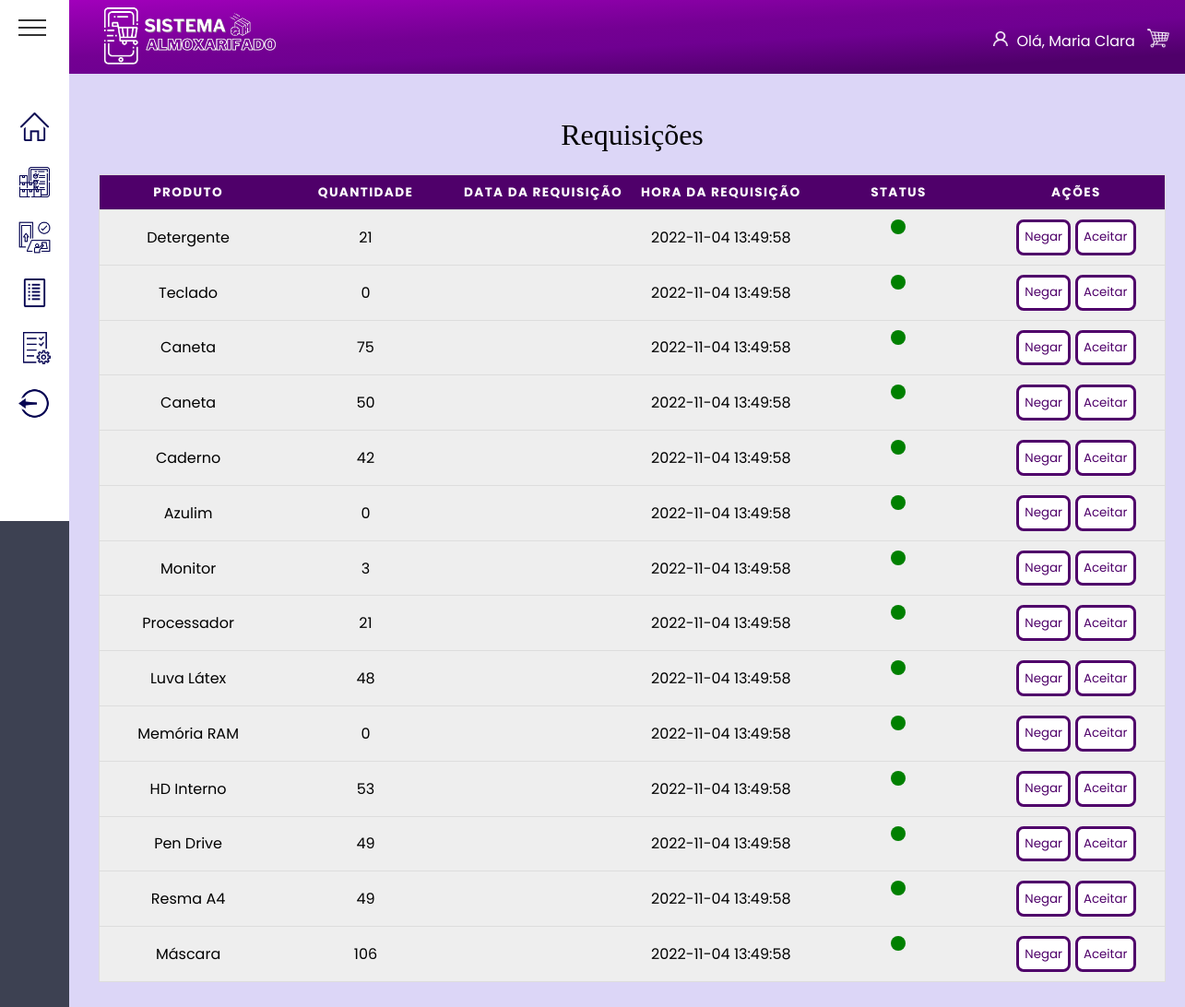
The app's page /View/Pages/Admin/requisicoes.php (signed in) with its own data.
### tables this page shows
create table produtoteste(
  nome_prod varchar (50),
  quantDisp integer,  
  id_categoria integer not null,
  id_disponibilidade integer not null,
  datacaworptura date,
  hora_cadastro TIMESTAMP DEFAULT CURRENT_TIMESTAMP,
  id_marca integer not null,  
  modeloProduto varchar(50),  
  precoProduto double,
  
  id_prod integer auto_increment primary key,
  
  foreign key (id_categoria) references categorias (id_categoria),
  foreign key (id_disponibilidade) references disponibilidade (id_disponibilidade)
);

### View/Pages/Admin/requisicoes.php (the view, shortened to what this page needs)
<?php
include_once dirname(__DIR__, 3) . '/banco.php';
?>
<!DOCTYPE html>
<html lang="pt-BR">
<head>
    <link rel="stylesheet" href="/final_php/assets/requisicoes.css">
    <link rel="stylesheet" href="/final_php/assets/template.css">
    <link rel="stylesheet" href="/final_php/assets/global.css">
</head>
<body>
    <?php include dirname(__DIR__, 3) . "/template/header.php"; ?>
    <?php include dirname(__DIR__, 3) . "/template/aside.php"; ?>
    <main class="main">
        <div class="container">
            <table>
                <caption>
                    Requisições
                </caption>
                <thead>
                    <tr>
                        <th scope="col">Produto</th>
                        <th scope="col">Quantidade</th>
                        <th scope="col">Data da requisição</th>
                        <th scope="col">Hora da requisição</th>
                        <th scope="col">Status</th>
                        <th scope="col">Ações</th>
                    </tr>
                </thead>
                <tbody>
                    <?php
                    $sql_consulta = mysqli_query($conn, "SELECT * FROM produtoteste");
                    while ($linhas = mysqli_fetch_array($sql_consulta)) { ?>
                        <tr class="tr">
                            <td data-label="Produto"><?= $linhas[0] ?></td>
                            <td data-label="Quantidade"><?= $linhas[1] ?></td>
                            <td data-label="Data"><?= $linhas[4] ?></td>
                            <td data-label="Hora"><?= $linhas[5] ?></td>
                            <td data-label="Status" class="status">
                                <div class="radius" id="statusGreen"></div>
                            </td>
                            <td data-label="Ações">
                                <button class="btnRequi">Negar</button>
                                <button class="btnRequi">Aceitar</button>
                            </td>
                       </tr>
                    <?php } ?>
                </tbody>
            </table>
        </div>
    </main>
</body>
</html>

### assets/requisicoes.css (style rules this page uses)
.container { padding: 2rem; }
table { flex-direction: column; border: 1px solid black; border-collapse: collapse; margin: 0; padding: 0; width: 100%; table-layout: fixed; }
table caption { font-size: 2em; font-family: ui-monospace; margin: 0.5em 0 0.75em; }
table tr { background-color: #eee; border: 1px solid #ddd; padding: 0.35em; }
table th, table td { padding: 0.625em; text-align: center; }
table th { font-size: 0.85em; letter-spacing: 0.1em; text-transform: uppercase; background-color: rgb(79, 0, 106); color: #fff; }
table tbody { width: 100%; }
.status { display: flex; justify-content: center; align-items: center; }
.radius { border-radius: 50%; width: 1rem; height: 1rem; flex-shrink: 0; }
#statusGreen { background-color: green; }

### assets/template.css (style rules this page uses)
body { overflow: hidden; display: grid; grid-template-columns: 1fr 25fr; grid-template-rows: 80px 1fr 80px; grid-template-areas: "aside header" "aside main" "aside footer"; height: 100vh; background: #DCD6F7; }
.main { grid-area: main; overflow-y: scroll; padding: 0 4rem 0 0; }

### assets/global.css (style rules this page uses)
* { margin: 0; padding: 0; box-sizing: border-box; font-family: "Josefin Sans", sans-serif; }
*, button, input { border: 0; background-color: none; font-size: -apple-system, system-ui, BlinkMacSystemFont, "Segoe UI", Roboto, "Helvetica Neue", Ubuntu, Arial, sans-serif; }

### template/aside.php (style rules this page uses)
* { margin: 0; padding: 0; box-sizing: border-box; font-family: 'Poppins', sans-serif; }

### View/Pages/Admin/requisicoes.php (style rules this page uses)
.btnRequi { background: #fff; color: rgb(79, 0, 106); padding: 0.4rem; border: 0.2rem solid rgb(79, 0, 106); border-radius: 0.5rem; transition: 0.5s; }

### records on screen
produtoteste: nome_prod "Detergente", quantDisp "21", hora_cadastro "2022-11-04 13:49:58"
produtoteste: nome_prod "Teclado", quantDisp "0", hora_cadastro "2022-11-04 13:49:58"
produtoteste: nome_prod "Caneta", quantDisp "75", hora_cadastro "2022-11-04 13:49:58"
produtoteste: nome_prod "Caneta", quantDisp "50", hora_cadastro "2022-11-04 13:49:58"
produtoteste: nome_prod "Caderno", quantDisp "42", hora_cadastro "2022-11-04 13:49:58"
produtoteste: nome_prod "Azulim", quantDisp "0", hora_cadastro "2022-11-04 13:49:58"
produtoteste: nome_prod "Monitor", quantDisp "3", hora_cadastro "2022-11-04 13:49:58"
produtoteste: nome_prod "Processador", quantDisp "21", hora_cadastro "2022-11-04 13:49:58"
produtoteste: nome_prod "Luva Látex", quantDisp "48", hora_cadastro "2022-11-04 13:49:58"
produtoteste: nome_prod "Memória RAM", quantDisp "0", hora_cadastro "2022-11-04 13:49:58"
produtoteste: nome_prod "HD Interno", quantDisp "53", hora_cadastro "2022-11-04 13:49:58"
produtoteste: nome_prod "Pen Drive", quantDisp "49", hora_cadastro "2022-11-04 13:49:58"
produtoteste: nome_prod "Resma A4", quantDisp "49", hora_cadastro "2022-11-04 13:49:58"
produtoteste: nome_prod "Máscara", quantDisp "106", hora_cadastro "2022-11-04 13:49:58"

### other values on screen
$_SESSION['username'] "Maria Clara"
